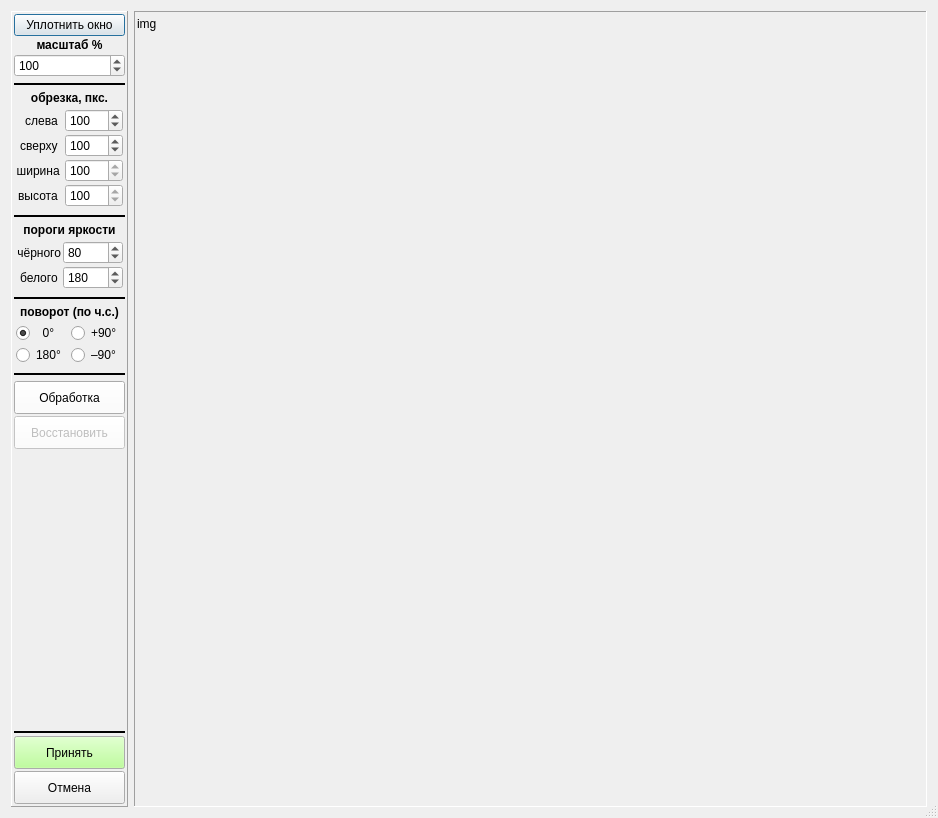
<?xml version="1.0" encoding="UTF-8"?>
<ui version="4.0">
 <class>PhotoEditor_wnd</class>
 <widget class="QDialog" name="PhotoEditor_wnd">
  <property name="geometry">
   <rect>
    <x>0</x>
    <y>0</y>
    <width>938</width>
    <height>818</height>
   </rect>
  </property>
  <property name="windowTitle">
   <string>Редактор фотографий</string>
  </property>
  <property name="sizeGripEnabled">
   <bool>true</bool>
  </property>
  <property name="modal">
   <bool>true</bool>
  </property>
  <layout class="QHBoxLayout" name="horizontalLayout" stretch="0,0">
   <item>
    <widget class="QFrame" name="frame">
     <property name="frameShape">
      <enum>QFrame::Panel</enum>
     </property>
     <property name="frameShadow">
      <enum>QFrame::Raised</enum>
     </property>
     <layout class="QVBoxLayout" name="verticalLayout">
      <property name="spacing">
       <number>2</number>
      </property>
      <property name="leftMargin">
       <number>2</number>
      </property>
      <property name="topMargin">
       <number>2</number>
      </property>
      <property name="rightMargin">
       <number>2</number>
      </property>
      <property name="bottomMargin">
       <number>2</number>
      </property>
      <item>
       <widget class="QPushButton" name="pushButton">
        <property name="text">
         <string>Уплотнить окно</string>
        </property>
       </widget>
      </item>
      <item>
       <widget class="QLabel" name="label_3">
        <property name="font">
         <font>
          <weight>75</weight>
          <bold>true</bold>
         </font>
        </property>
        <property name="text">
         <string>масштаб %</string>
        </property>
        <property name="alignment">
         <set>Qt::AlignCenter</set>
        </property>
       </widget>
      </item>
      <item>
       <widget class="QSpinBox" name="spin_scale">
        <property name="minimum">
         <number>1</number>
        </property>
        <property name="maximum">
         <number>500</number>
        </property>
        <property name="singleStep">
         <number>1</number>
        </property>
        <property name="value">
         <number>100</number>
        </property>
       </widget>
      </item>
      <item>
       <widget class="Line" name="line">
        <property name="minimumSize">
         <size>
          <width>0</width>
          <height>10</height>
         </size>
        </property>
        <property name="frameShadow">
         <enum>QFrame::Plain</enum>
        </property>
        <property name="lineWidth">
         <number>2</number>
        </property>
        <property name="orientation">
         <enum>Qt::Horizontal</enum>
        </property>
       </widget>
      </item>
      <item>
       <widget class="QLabel" name="label_4">
        <property name="font">
         <font>
          <weight>75</weight>
          <bold>true</bold>
         </font>
        </property>
        <property name="text">
         <string>обрезка, пкс.</string>
        </property>
        <property name="alignment">
         <set>Qt::AlignCenter</set>
        </property>
       </widget>
      </item>
      <item>
       <layout class="QFormLayout" name="formLayout">
        <property name="horizontalSpacing">
         <number>2</number>
        </property>
        <property name="verticalSpacing">
         <number>2</number>
        </property>
        <property name="leftMargin">
         <number>2</number>
        </property>
        <property name="topMargin">
         <number>2</number>
        </property>
        <property name="rightMargin">
         <number>2</number>
        </property>
        <property name="bottomMargin">
         <number>2</number>
        </property>
        <item row="2" column="0">
         <widget class="QLabel" name="label_5">
          <property name="minimumSize">
           <size>
            <width>45</width>
            <height>0</height>
           </size>
          </property>
          <property name="text">
           <string>ширина </string>
          </property>
          <property name="alignment">
           <set>Qt::AlignRight|Qt::AlignTrailing|Qt::AlignVCenter</set>
          </property>
         </widget>
        </item>
        <item row="2" column="1">
         <widget class="QSpinBox" name="spin_width">
          <property name="readOnly">
           <bool>true</bool>
          </property>
          <property name="minimum">
           <number>100</number>
          </property>
          <property name="maximum">
           <number>1000</number>
          </property>
          <property name="singleStep">
           <number>1</number>
          </property>
          <property name="value">
           <number>100</number>
          </property>
         </widget>
        </item>
        <item row="3" column="0">
         <widget class="QLabel" name="label_6">
          <property name="minimumSize">
           <size>
            <width>45</width>
            <height>0</height>
           </size>
          </property>
          <property name="text">
           <string>высота </string>
          </property>
          <property name="alignment">
           <set>Qt::AlignRight|Qt::AlignTrailing|Qt::AlignVCenter</set>
          </property>
         </widget>
        </item>
        <item row="3" column="1">
         <widget class="QSpinBox" name="spin_height">
          <property name="readOnly">
           <bool>true</bool>
          </property>
          <property name="minimum">
           <number>100</number>
          </property>
          <property name="maximum">
           <number>1000</number>
          </property>
          <property name="singleStep">
           <number>1</number>
          </property>
          <property name="value">
           <number>100</number>
          </property>
         </widget>
        </item>
        <item row="0" column="0">
         <widget class="QLabel" name="label_7">
          <property name="minimumSize">
           <size>
            <width>45</width>
            <height>0</height>
           </size>
          </property>
          <property name="text">
           <string>слева </string>
          </property>
          <property name="alignment">
           <set>Qt::AlignRight|Qt::AlignTrailing|Qt::AlignVCenter</set>
          </property>
         </widget>
        </item>
        <item row="1" column="0">
         <widget class="QLabel" name="label_8">
          <property name="minimumSize">
           <size>
            <width>45</width>
            <height>0</height>
           </size>
          </property>
          <property name="text">
           <string>сверху </string>
          </property>
          <property name="alignment">
           <set>Qt::AlignRight|Qt::AlignTrailing|Qt::AlignVCenter</set>
          </property>
         </widget>
        </item>
        <item row="0" column="1">
         <widget class="QSpinBox" name="spin_left">
          <property name="minimum">
           <number>-1000</number>
          </property>
          <property name="maximum">
           <number>1000</number>
          </property>
          <property name="singleStep">
           <number>1</number>
          </property>
          <property name="value">
           <number>100</number>
          </property>
         </widget>
        </item>
        <item row="1" column="1">
         <widget class="QSpinBox" name="spin_top">
          <property name="minimum">
           <number>-1000</number>
          </property>
          <property name="maximum">
           <number>1000</number>
          </property>
          <property name="singleStep">
           <number>1</number>
          </property>
          <property name="value">
           <number>100</number>
          </property>
         </widget>
        </item>
       </layout>
      </item>
      <item>
       <widget class="Line" name="line_3">
        <property name="minimumSize">
         <size>
          <width>0</width>
          <height>10</height>
         </size>
        </property>
        <property name="frameShadow">
         <enum>QFrame::Plain</enum>
        </property>
        <property name="lineWidth">
         <number>2</number>
        </property>
        <property name="orientation">
         <enum>Qt::Horizontal</enum>
        </property>
       </widget>
      </item>
      <item>
       <widget class="QLabel" name="label_9">
        <property name="font">
         <font>
          <weight>75</weight>
          <bold>true</bold>
         </font>
        </property>
        <property name="text">
         <string>пороги яркости</string>
        </property>
        <property name="alignment">
         <set>Qt::AlignCenter</set>
        </property>
       </widget>
      </item>
      <item>
       <layout class="QFormLayout" name="formLayout_2">
        <property name="fieldGrowthPolicy">
         <enum>QFormLayout::AllNonFixedFieldsGrow</enum>
        </property>
        <property name="horizontalSpacing">
         <number>2</number>
        </property>
        <property name="verticalSpacing">
         <number>2</number>
        </property>
        <property name="leftMargin">
         <number>2</number>
        </property>
        <property name="topMargin">
         <number>2</number>
        </property>
        <property name="rightMargin">
         <number>2</number>
        </property>
        <property name="bottomMargin">
         <number>2</number>
        </property>
        <item row="1" column="0">
         <widget class="QLabel" name="label_12">
          <property name="minimumSize">
           <size>
            <width>45</width>
            <height>0</height>
           </size>
          </property>
          <property name="text">
           <string>белого </string>
          </property>
          <property name="alignment">
           <set>Qt::AlignRight|Qt::AlignTrailing|Qt::AlignVCenter</set>
          </property>
         </widget>
        </item>
        <item row="0" column="0">
         <widget class="QLabel" name="label_13">
          <property name="minimumSize">
           <size>
            <width>45</width>
            <height>0</height>
           </size>
          </property>
          <property name="text">
           <string>чёрного</string>
          </property>
          <property name="alignment">
           <set>Qt::AlignRight|Qt::AlignTrailing|Qt::AlignVCenter</set>
          </property>
         </widget>
        </item>
        <item row="0" column="1">
         <widget class="QSpinBox" name="spin_black">
          <property name="minimum">
           <number>0</number>
          </property>
          <property name="maximum">
           <number>250</number>
          </property>
          <property name="singleStep">
           <number>1</number>
          </property>
          <property name="value">
           <number>80</number>
          </property>
         </widget>
        </item>
        <item row="1" column="1">
         <widget class="QSpinBox" name="spin_white">
          <property name="minimum">
           <number>5</number>
          </property>
          <property name="maximum">
           <number>255</number>
          </property>
          <property name="singleStep">
           <number>1</number>
          </property>
          <property name="value">
           <number>180</number>
          </property>
         </widget>
        </item>
       </layout>
      </item>
      <item>
       <widget class="Line" name="line_5">
        <property name="minimumSize">
         <size>
          <width>0</width>
          <height>10</height>
         </size>
        </property>
        <property name="frameShadow">
         <enum>QFrame::Plain</enum>
        </property>
        <property name="lineWidth">
         <number>2</number>
        </property>
        <property name="orientation">
         <enum>Qt::Horizontal</enum>
        </property>
       </widget>
      </item>
      <item>
       <widget class="QLabel" name="label_10">
        <property name="font">
         <font>
          <weight>75</weight>
          <bold>true</bold>
         </font>
        </property>
        <property name="text">
         <string>поворот (по ч.с.)</string>
        </property>
        <property name="alignment">
         <set>Qt::AlignCenter</set>
        </property>
       </widget>
      </item>
      <item>
       <layout class="QGridLayout" name="gridLayout_2">
        <property name="leftMargin">
         <number>2</number>
        </property>
        <property name="topMargin">
         <number>2</number>
        </property>
        <property name="rightMargin">
         <number>2</number>
        </property>
        <property name="bottomMargin">
         <number>2</number>
        </property>
        <item row="0" column="0">
         <widget class="QRadioButton" name="rb_rot_0">
          <property name="text">
           <string>  0°</string>
          </property>
          <property name="checked">
           <bool>true</bool>
          </property>
         </widget>
        </item>
        <item row="1" column="0">
         <widget class="QRadioButton" name="rb_rot_180">
          <property name="text">
           <string>180°</string>
          </property>
         </widget>
        </item>
        <item row="1" column="1">
         <widget class="QRadioButton" name="rb_rot_270">
          <property name="text">
           <string>–90°</string>
          </property>
         </widget>
        </item>
        <item row="0" column="1">
         <widget class="QRadioButton" name="rb_rot_90">
          <property name="text">
           <string>+90°</string>
          </property>
         </widget>
        </item>
       </layout>
      </item>
      <item>
       <widget class="Line" name="line_4">
        <property name="minimumSize">
         <size>
          <width>0</width>
          <height>10</height>
         </size>
        </property>
        <property name="frameShadow">
         <enum>QFrame::Plain</enum>
        </property>
        <property name="lineWidth">
         <number>2</number>
        </property>
        <property name="orientation">
         <enum>Qt::Horizontal</enum>
        </property>
       </widget>
      </item>
      <item>
       <widget class="QPushButton" name="bn_crop">
        <property name="minimumSize">
         <size>
          <width>0</width>
          <height>33</height>
         </size>
        </property>
        <property name="palette">
         <palette>
          <active>
           <colorrole role="Button">
            <brush brushstyle="SolidPattern">
             <color alpha="255">
              <red>255</red>
              <green>255</green>
              <blue>255</blue>
             </color>
            </brush>
           </colorrole>
          </active>
          <inactive>
           <colorrole role="Button">
            <brush brushstyle="SolidPattern">
             <color alpha="255">
              <red>255</red>
              <green>255</green>
              <blue>255</blue>
             </color>
            </brush>
           </colorrole>
          </inactive>
          <disabled>
           <colorrole role="Button">
            <brush brushstyle="SolidPattern">
             <color alpha="255">
              <red>255</red>
              <green>255</green>
              <blue>255</blue>
             </color>
            </brush>
           </colorrole>
          </disabled>
         </palette>
        </property>
        <property name="text">
         <string>Обработка</string>
        </property>
       </widget>
      </item>
      <item>
       <widget class="QPushButton" name="bn_restore">
        <property name="enabled">
         <bool>false</bool>
        </property>
        <property name="minimumSize">
         <size>
          <width>0</width>
          <height>33</height>
         </size>
        </property>
        <property name="palette">
         <palette>
          <active>
           <colorrole role="Button">
            <brush brushstyle="SolidPattern">
             <color alpha="255">
              <red>255</red>
              <green>255</green>
              <blue>255</blue>
             </color>
            </brush>
           </colorrole>
          </active>
          <inactive>
           <colorrole role="Button">
            <brush brushstyle="SolidPattern">
             <color alpha="255">
              <red>255</red>
              <green>255</green>
              <blue>255</blue>
             </color>
            </brush>
           </colorrole>
          </inactive>
          <disabled>
           <colorrole role="Button">
            <brush brushstyle="SolidPattern">
             <color alpha="255">
              <red>255</red>
              <green>255</green>
              <blue>255</blue>
             </color>
            </brush>
           </colorrole>
          </disabled>
         </palette>
        </property>
        <property name="text">
         <string>Восстановить</string>
        </property>
       </widget>
      </item>
      <item>
       <spacer name="verticalSpacer">
        <property name="orientation">
         <enum>Qt::Vertical</enum>
        </property>
        <property name="sizeHint" stdset="0">
         <size>
          <width>20</width>
          <height>40</height>
         </size>
        </property>
       </spacer>
      </item>
      <item>
       <widget class="Line" name="line_2">
        <property name="frameShadow">
         <enum>QFrame::Plain</enum>
        </property>
        <property name="lineWidth">
         <number>2</number>
        </property>
        <property name="orientation">
         <enum>Qt::Horizontal</enum>
        </property>
       </widget>
      </item>
      <item>
       <widget class="QPushButton" name="bn_apply">
        <property name="minimumSize">
         <size>
          <width>0</width>
          <height>33</height>
         </size>
        </property>
        <property name="palette">
         <palette>
          <active>
           <colorrole role="Button">
            <brush brushstyle="SolidPattern">
             <color alpha="255">
              <red>170</red>
              <green>255</green>
              <blue>127</blue>
             </color>
            </brush>
           </colorrole>
          </active>
          <inactive>
           <colorrole role="Button">
            <brush brushstyle="SolidPattern">
             <color alpha="255">
              <red>170</red>
              <green>255</green>
              <blue>127</blue>
             </color>
            </brush>
           </colorrole>
          </inactive>
          <disabled>
           <colorrole role="Button">
            <brush brushstyle="SolidPattern">
             <color alpha="255">
              <red>170</red>
              <green>255</green>
              <blue>127</blue>
             </color>
            </brush>
           </colorrole>
          </disabled>
         </palette>
        </property>
        <property name="text">
         <string>Принять</string>
        </property>
       </widget>
      </item>
      <item>
       <widget class="QPushButton" name="bn_cansel">
        <property name="minimumSize">
         <size>
          <width>0</width>
          <height>33</height>
         </size>
        </property>
        <property name="text">
         <string>Отмена</string>
        </property>
       </widget>
      </item>
     </layout>
    </widget>
   </item>
   <item>
    <widget class="QFrame" name="pan_img">
     <property name="frameShape">
      <enum>QFrame::Panel</enum>
     </property>
     <property name="frameShadow">
      <enum>QFrame::Sunken</enum>
     </property>
     <layout class="QGridLayout" name="gridLayout_3">
      <property name="leftMargin">
       <number>2</number>
      </property>
      <property name="topMargin">
       <number>2</number>
      </property>
      <property name="rightMargin">
       <number>2</number>
      </property>
      <property name="bottomMargin">
       <number>2</number>
      </property>
      <property name="spacing">
       <number>2</number>
      </property>
      <item row="0" column="1">
       <spacer name="horizontalSpacer">
        <property name="orientation">
         <enum>Qt::Horizontal</enum>
        </property>
        <property name="sizeHint" stdset="0">
         <size>
          <width>40</width>
          <height>20</height>
         </size>
        </property>
       </spacer>
      </item>
      <item row="0" column="0">
       <widget class="QLabel" name="lab_img">
        <property name="text">
         <string>img</string>
        </property>
       </widget>
      </item>
      <item row="1" column="0">
       <spacer name="verticalSpacer_2">
        <property name="orientation">
         <enum>Qt::Vertical</enum>
        </property>
        <property name="sizeHint" stdset="0">
         <size>
          <width>20</width>
          <height>40</height>
         </size>
        </property>
       </spacer>
      </item>
     </layout>
    </widget>
   </item>
  </layout>
 </widget>
 <resources/>
 <connections/>
</ui>
